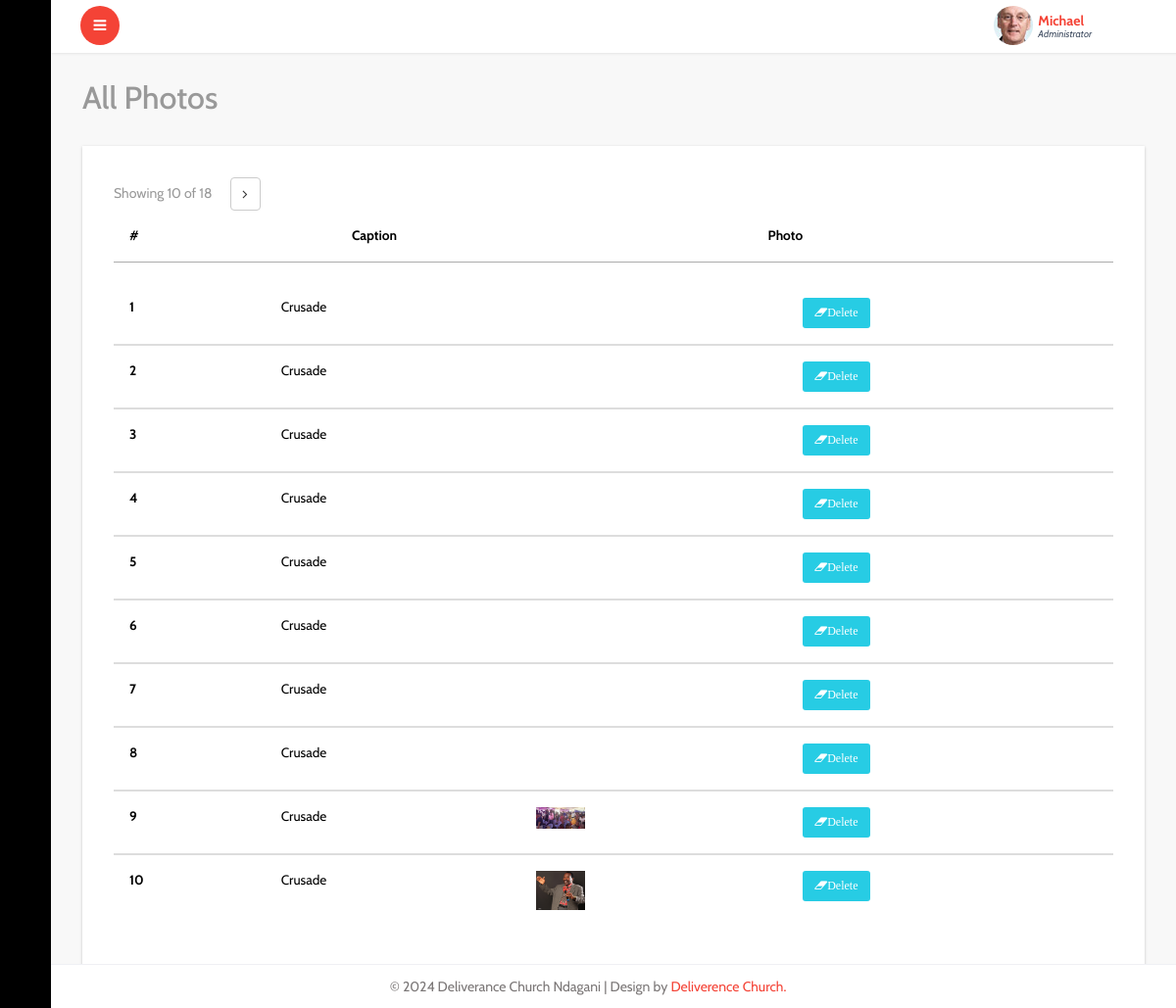
Screenshot of /admin/all-photos.php (signed in) with the database file from the repository.
### tables this page shows
CREATE TABLE `gallery` (
  `id` int NOT NULL,
  `caption` varchar(225) NOT NULL,
  `file` varchar(255) NOT NULL
);

### idiorm.php (called while the page is built, shortened)
<?php
    class ORM implements ArrayAccess {
        protected static $_default_config = array(
            'connection_string' => 'sqlite::memory:',
            'id_column' => 'id',
            'id_column_overrides' => array(),
            'error_mode' => PDO::ERRMODE_EXCEPTION,
            'username' => null,
            'password' => null,
            'driver_options' => null,
            'identifier_quote_character' => null,
            'limit_clause_style' => null,
            'logging' => false,
            'logger' => null,
            'caching' => false,
            'caching_auto_clear' => false,
            'return_result_sets' => false,
        );
        protected static $_config = array();
        protected static $_db = array();
        protected static $_last_statement = null;
        protected $_connection_name;
        protected $_table_name;
        protected $_values = array();
        protected $_result_columns = array('*');
        protected $_join_sources = array();
        protected $_order_by = array();
        protected $_group_by = array();
        public static function configure($key, $value = null, $connection_name = self::DEFAULT_CONNECTION) {
            if (is_array($key)) {
                foreach ($key as $conf_key => $conf_value) {
                    self::configure($conf_key, $conf_value, $connection_name);
                }
            } else {
                if (is_null($value)) {
                    $value = $key;
                    $key = 'connection_string';
                }
                self::$_config[$connection_name][$key] = $value;
            }
        }
        public static function for_table($table_name, $connection_name = self::DEFAULT_CONNECTION) {
            return new self($table_name, array(), $connection_name);
        }
        protected static function _setup_db_config($connection_name) {
            if (!array_key_exists($connection_name, self::$_config)) {
                self::$_config[$connection_name] = self::$_default_config;
            }
        }
        public static function set_db($db, $connection_name = self::DEFAULT_CONNECTION) {
            self::$_db[$connection_name] = $db;
        }
        protected static function _setup_identifier_quote_character($connection_name) {
            if (is_null(self::$_config[$connection_name]['identifier_quote_character'])) {
                self::$_config[$connection_name]['identifier_quote_character'] =
                    self::_detect_identifier_quote_character($connection_name);
            }
        }
        public static function _setup_limit_clause_style($connection_name) {
            if (is_null(self::$_config[$connection_name]['limit_clause_style'])) {
                self::$_config[$connection_name]['limit_clause_style'] =
                    self::_detect_limit_clause_style($connection_name);
            }
        }
        protected static function _detect_identifier_quote_character($connection_name) {
            switch(self::get_db($connection_name)->getAttribute(PDO::ATTR_DRIVER_NAME)) {
                case 'mysql':
                case 'sqlite':
                case 'sqlite2':
                default:
                    return '`';
            }
        }
        protected static function _detect_limit_clause_style($connection_name) {
            switch(self::get_db($connection_name)->getAttribute(PDO::ATTR_DRIVER_NAME)) {
                default:
                    return ORM::LIMIT_STYLE_LIMIT;
            }
        }
        public static function get_db($connection_name = self::DEFAULT_CONNECTION) {
            return self::$_db[$connection_name];
        }
        public static function get_last_statement() {
            return self::$_last_statement;
        }
        protected static function _execute($query, $parameters = array(), $connection_name = self::DEFAULT_CONNECTION) {
            $statement = self::get_db($connection_name)->prepare($query);
            self::$_last_statement = $statement;
            $time = microtime(true);
            $q = $statement->execute();
            return $q;
        }
        protected static function _log_query($query, $parameters, $connection_name, $query_time) {
            if (!self::$_config[$connection_name]['logging']) {
                return false;
            }
            return true;
        }
        protected function __construct($table_name, $data = array(), $connection_name = self::DEFAULT_CONNECTION) {
            $this->_table_name = $table_name;
            $this->_connection_name = $connection_name;
        }
        public function find_array() {
            return $this->_run();
        }
        protected function _build_select() {
            return $this->_join_if_not_empty(" ", array(
                $this->_build_select_start(),
                $this->_build_join(),
                $this->_build_where(),
                $this->_build_group_by(),
                $this->_build_having(),
                $this->_build_order_by(),
                $this->_build_limit(),
                $this->_build_offset(),
            ));
        }
        protected function _build_select_start() {
            $fragment = 'SELECT ';
            $result_columns = join(', ', $this->_result_columns);
            $fragment .= "{$result_columns} FROM " . $this->_quote_identifier($this->_table_name);
            return $fragment;
        }
        protected function _build_join() {
            if (count($this->_join_sources) === 0) {
                return '';
            }
            return join(" ", $this->_join_sources);
        }
        protected function _build_where() {
            return $this->_build_conditions('where');
        }
        protected function _build_having() {
            return $this->_build_conditions('having');
        }
        protected function _build_group_by() {
            if (count($this->_group_by) === 0) {
                return '';
            }
            return "GROUP BY " . join(", ", $this->_group_by);
        }
        protected function _build_conditions($type) {
            $conditions_class_property_name = "_{$type}_conditions";
            if (count($this->$conditions_class_property_name) === 0) {
                return '';
            }
            $conditions = array();
            return strtoupper($type) . " " . join(" AND ", $conditions);
        }
        protected function _build_order_by() {
            if (count($this->_order_by) === 0) {
                return '';
            }
            return "ORDER BY " . join(", ", $this->_order_by);
        }
        protected function _build_limit() {
            $fragment = '';
            return $fragment;
        }
        protected function _build_offset() {
            return '';
        }
        protected function _join_if_not_empty($glue, $pieces) {
            $filtered_pieces = array();
            foreach ($pieces as $piece) {
                if (is_string($piece)) {
                    $piece = trim($piece);
                }
                if (!empty($piece)) {
                    $filtered_pieces[] = $piece;
                }
            }
            return join($glue, $filtered_pieces);
        }
        protected function _quote_one_identifier($identifier) {
            $parts = explode('.', $identifier);
            $parts = array_map(array($this, '_quote_identifier_part'), $parts);
            return join('.', $parts);
        }
        protected function _quote_identifier($identifier) {
            if (is_array($identifier)) {
                $result = array_map(array($this, '_quote_one_identifier'), $identifier);
                return join(', ', $result);
            } else {
                return $this->_quote_one_identifier($identifier);
            }
        }
        protected function _quote_identifier_part($part) {
            $quote_character = self::$_config[$this->_connection_name]['identifier_quote_character'];
            return $quote_character .
                   str_replace($quote_character,
                               $quote_character . $quote_character,
                               $part
                   ) . $quote_character;
        }
        protected function _run() {
            $query = $this->_build_select();
            $caching_enabled = self::$_config[$this->_connection_name]['caching'];
            self::_execute($query, $this->_values, $this->_connection_name);
            $statement = self::get_last_statement();
            $rows = array();
            while ($row = $statement->fetch(PDO::FETCH_ASSOC)) {
                $rows[] = $row;
            }
            $this->_values = array();
            $this->_result_columns = array('*');
            return $rows;
        }
        public function __call($name, $arguments)
        {
            $method = strtolower(preg_replace('/([a-z])([A-Z])/', '$1_$2', $name));
            if (method_exists($this, $method)) {
                return call_user_func_array(array($this, $method), $arguments);
            } else {
                throw new IdiormMethodMissingException("Method $name() does not exist in class " . get_class($this));
            }
        }
    }

### admin/all-photos.php (the view, shortened to what this page needs)
<?php include"header.php"; ?>
			<div id="page-wrapper">
				<div class="graphs">
					<h3 class="blank1">All Photos</h3>
					 <div class="xs tabls">
					 <div class="panel-body1">
					   <table class="table">
					    <thead>
							<tr>
							  <th>#</th>
							  <th>Caption</th>
							  <th>Photo</th>
							</tr>
						  </thead>
						  <tbody>
						   <?php
                                $tbl_name="gallery";
        $get_gallery = ORM::for_table("$tbl_name")
                 ->find_array();
	$total_pages = count($get_gallery);
	$limit = 10;
	$page = $_GET['page'];
	if($page)
		$start = ($page - 1) * $limit;
	else
		$start = 0;
				$result = $db->prepare("SELECT * FROM gallery  ORDER BY id DESC LIMIT $start, $limit");
				$result->execute();
	$next = $page + 1;
	$lastpage = ceil($total_pages/$limit);
	 ?>
                            <span class="text-muted m-r-sm">Showing
                                 <?php if($lastpage == $next-1):?>
                                    <?=$total_pages?>
                                <?php else:?>
                                <?=$page * $limit?>
                            <?php endif;?>
                                of <?=$total_pages?>
                                        </span>
                            <div class="btn-group">
                                <?php if($lastpage == $next-1):?>
                                <?php else:?>
                                <a class="btn btn-default" href="?page=<?=$next?>"><i class="fa fa-angle-right"></i></a>
                                <?php endif;?>
                            </div>
			    </div>
               </div>
                <table class="table">
                      <?php
				for($i=1; $row = $result->fetch(); $i++){
               ?>
							<tr>
							  <th scope="row"><?php echo $i; ?></th>
							  <td><?php echo $row['caption']; ?></td>
							  <td><img src="../uploads/<?php echo $row['file'];?>" alt="" class="img-responsive" style=" hight="50px"; width="50px";"></td>
							  <td>
							    <a href="delete-photo.php?id=<?=$row['id'] ?>" class="fa fa-eraser btn btn-xs btn-success warning_4 delbtn" >Delete</a>
							  </td>
							</tr>
							 <?php } ?>
						</table>
						</div>
						</div>
				</div>
		<?php include"footer.php"; ?>

### rows the page displays
gallery: caption "Crusade"
gallery: caption "Crusade"
gallery: caption "Crusade"
gallery: caption "Crusade"
gallery: caption "Crusade"
gallery: caption "Crusade"
gallery: caption "Crusade"
gallery: caption "Crusade"
gallery: caption "Crusade", file (picture)
gallery: caption "Crusade", file (picture)

### other values shown
$page * $limit "10"
$total_pages "18"
